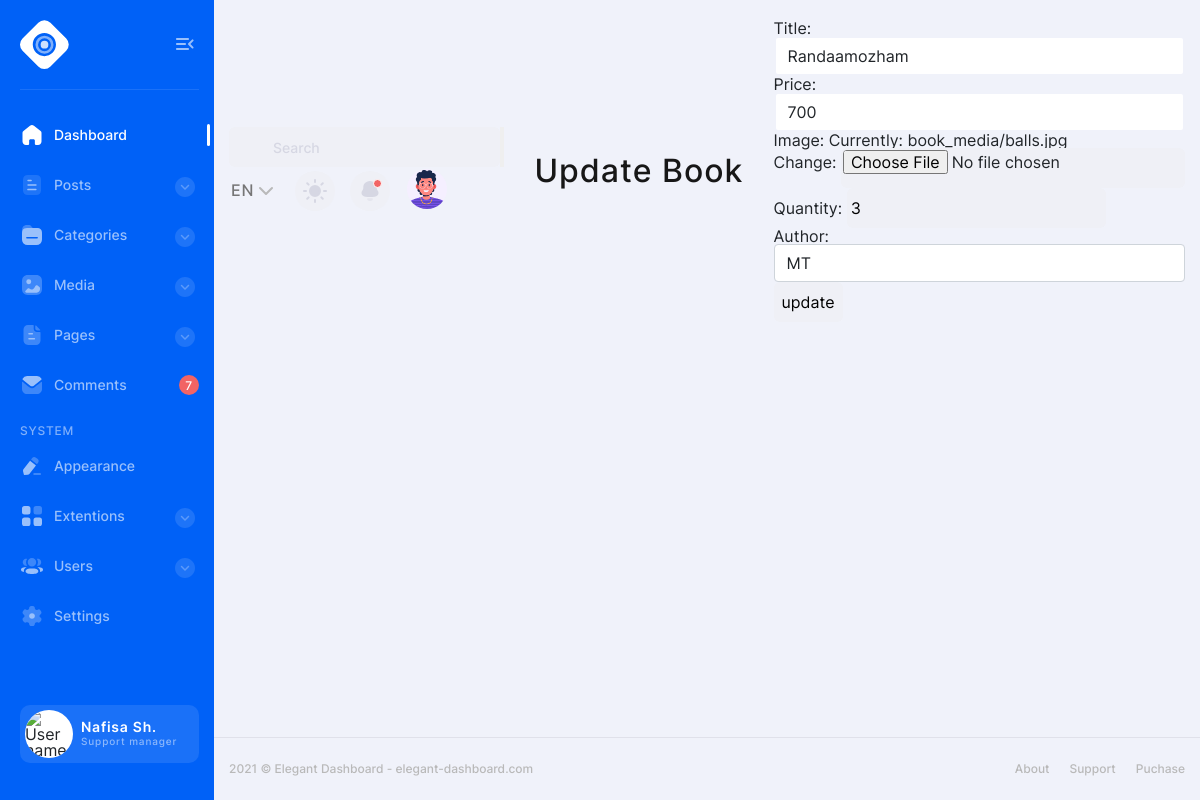
The page /updateview/1/ on the database its author committed.
### bookapp/models.py (models this page shows, shortened)
class Book(models.Model):
    title=models.CharField(max_length=200,null=True,blank=True)
    price=models.IntegerField(null=True,blank=True)
    image=models.ImageField(upload_to='book_media')
    quantity=models.IntegerField()
    author= models.ForeignKey(Author, on_delete=models.CASCADE)

### bookapp/views.py (the view)
# urls.py: path("updateview/<int:book_id>/",views.updateBook, name='update'),
def updateBook(request,book_id):
    book=Book.objects.get(id=book_id)
    if request.method=='POST':
        form = BookForm(request.POST,request.FILES,instance=book)
        if form.is_valid():
            form.save()
        return redirect('/')
    else:
        form=BookForm(instance=book)
    return render(request,'updateview.html',{'form':form})

### bookapp/forms.py
class BookForm(forms.ModelForm):
    class Meta:
        model=Book
        fields='__all__'
        widgets={
            'title':forms.TextInput(attrs={'class':'form-control','placeholder':'Enter the book name'}),
            'author':forms.Select(attrs={'class':'form-control', 'placeholder': 'Enter the book author'}),
            'price':forms.NumberInput(attrs={'class':'form-control', 'placeholder': 'Enter the book price'})
        }

### bookapp/models.py (called while the page is built)
    def __str__(self):
        return '{}'.format(self.name)

### templates/updateview.html (shortened to what this page needs)
{% extends "base.html" %}
{% load static %}
{% block content  %}
<h1> Update Book</h1>
<form action="" method="post" enctype="multipart/form-data">
   {{ form.as_p  }}
    <input type="submit" value="update">
</form>
{% endblock  %}

### rows shown on the page
Book: title "Randaamozham", price "700", quantity "3", author "MT"
